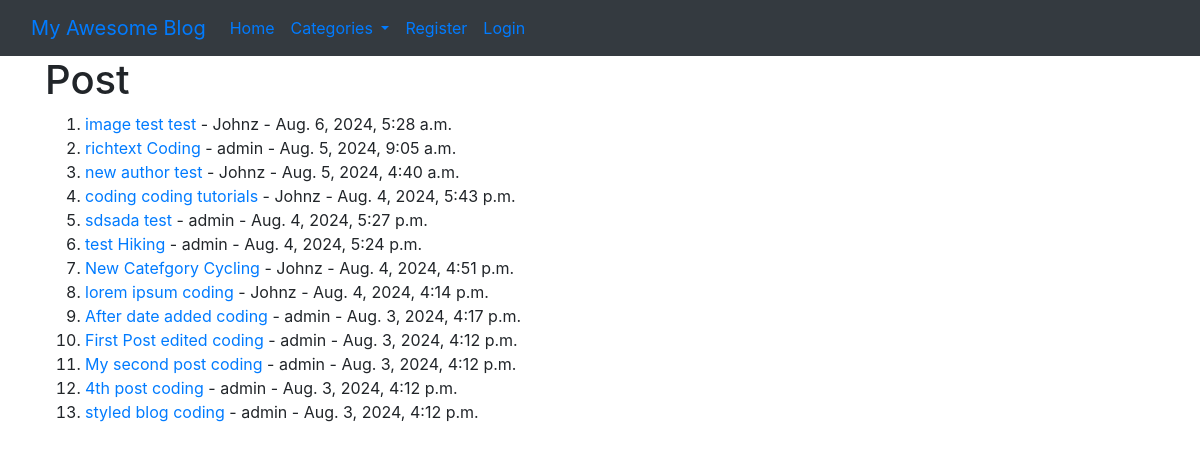
The page / on the database its author committed.
### theblog/models.py (models this page shows, shortened)
class Post(models.Model):
    title = models.CharField(max_length=255)
    header_image = models.ImageField(null=True, blank=True, upload_to='images/')
    title_tag = models.CharField(max_length=255, default='My Awesome Blog')
    author = models.ForeignKey(User, on_delete=models.CASCADE)
    body = RichTextField(blank=True, null=True)
    post_date = models.DateTimeField(auto_now_add=True)
    category = models.CharField(max_length=255, default='coding')
    snippet = models.CharField(max_length=255, default='read more')
    likes = models.ManyToManyField(User, related_name='blog_posts')

### theblog/views.py (the view)
# urls.py: path('', HomeView.as_view(), name="home"),
class HomeView(ListView):
    model = Post
    template_name = 'home.html'
    ordering = ['-post_date']
    def get_context_data(self, *args, **kwargs):
        cat_menu = Category.objects.all()
        context = super(HomeView, self).get_context_data(*args, **kwargs)
        context['cat_menu'] = cat_menu
        return context

### theblog/models.py (called while the page is built)
    def __str__(self):
        return self.name

### templates/home.html (shortened to what this page needs)
{% extends 'base.html' %}
{% block content %}
<h1>Post</h1>
<ol>
    {% for post in object_list %}
        <li><a href="{% url 'article-detail' post.pk %}">{{ post.title }}</a>
            <a href="{% url 'category' post.category|slugify %}">{{ post.category }}</a>
            - {{ post.author.first_name }} {{ post.author.last_name }} -
            {{ post.post_date }}
 {% endfor %}
</ol>
{% endblock %}

### rows shown on the page
Post: title "image test", category "test", author.first_name "Johnz", post_date "Aug. 6, 2024, 5:28 a.m."
Post: title "richtext", category "Coding", author.first_name "admin", post_date "Aug. 5, 2024, 9:05 a.m."
Post: title "new author", category "test", author.first_name "Johnz", post_date "Aug. 5, 2024, 4:40 a.m."
Post: title "coding", category "coding tutorials", author.first_name "Johnz", post_date "Aug. 4, 2024, 5:43 p.m."
Post: title "sdsada", category "test", author.first_name "admin", post_date "Aug. 4, 2024, 5:27 p.m."
Post: title "test", category "Hiking", author.first_name "admin", post_date "Aug. 4, 2024, 5:24 p.m."
Post: title "New Catefgory", category "Cycling", author.first_name "Johnz", post_date "Aug. 4, 2024, 4:51 p.m."
Post: title "lorem ipsum", category "coding", author.first_name "Johnz", post_date "Aug. 4, 2024, 4:14 p.m."
Post: title "After date added", category "coding", author.first_name "admin", post_date "Aug. 3, 2024, 4:17 p.m."
Post: title "First Post edited", category "coding", author.first_name "admin", post_date "Aug. 3, 2024, 4:12 p.m."
Post: title "My second post", category "coding", author.first_name "admin", post_date "Aug. 3, 2024, 4:12 p.m."
Post: title "4th post", category "coding", author.first_name "admin", post_date "Aug. 3, 2024, 4:12 p.m."
Post: title "styled blog", category "coding", author.first_name "admin", post_date "Aug. 3, 2024, 4:12 p.m."
